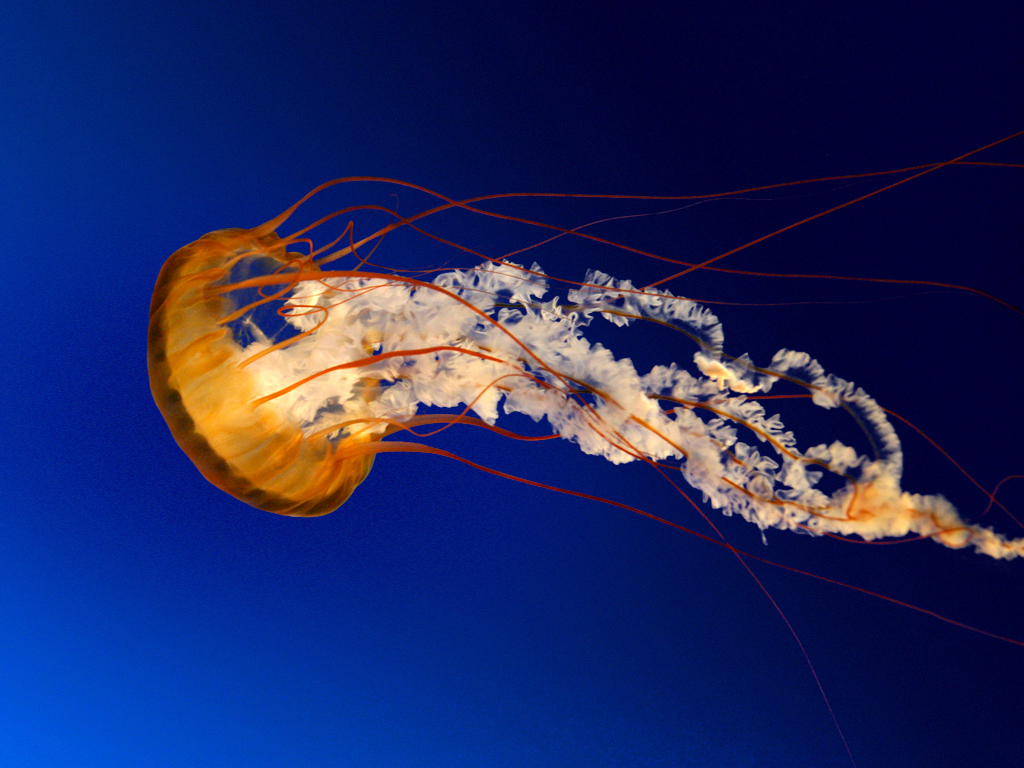
%> input picture Image Processing Project/Jellyfish.jpg, 1024 x 768 px
$ octave --eval "ImageEncryptAES;"   (GNU Octave 9; MATLAB toolbox functions it lacks are replaced by stand-ins)
%> lines starting %> are read from the running program, lines starting %| are printed output that depends on the picture
### Image Processing Project/hundungen.m
function e=hundungen(M,N,key0)
for(i=1:200)
key0=3.925*key0*(1-key0);
end
key1=3.925;
for(i=1:M)
    for(j=1:N)
       key0=key1*key0*(1-key0);
       a(i,j)=key0;
    end
end
key3=0.2;
key2=3.925;
for(i=1:M)
    for(j=1:N)
        key3=key2*key3*(1-key3);
        b(i,j)=key3;
    end
end
key4=0.3;
key2=3.925;
for(i=1:M)
    for(j=1:N)
        key4=key2*key4*(1-key4);
        c(i,j)=key4;
    end
end
t=0.4;
w0=0.2;
w1=0.5;
w2=0.3;
w=(1-t)^2*w0+2*t*(1-t)*w1+t^2*w2;
for(i=1:M)
   for(j=1:N)
        P(i,j)=(1-t)^2*a(i,j)*w0+2*t*(1-t)*b(i,j)*w1+t^2*c(i,j)*w2;
   %    d(i,j)=P(i,j)/w;
   d(i,j)=P(i,j);
    end
end
x=d;
e=round(x*255);
end

### Image Processing Project/ImageEncryptAES.m
% Program for Advance Encryption Standard enhancing security  using
% WaterDrop

function ImageEncryptAES
close all;
tic
 [i11,i12]=uigetfile('*.*');%XXXXXX Input Image XXXXXXXXXXX
%> the answer given: Jellyfish.jpg
 i12=strcat(i12,i11);
 im2=imread(i12);
%> im2 is the input picture: size 768x1024x3 uint8; mean R, G, B 31, 39.8, 97.4
%im2=imread('Jellyfish.jpg');
% im12=imread('1.jpg');
% initilize IWD parameter
tic;
N_IWD=5;
N_C=100;
a_v=1000;
b_v=0.1;
c_v=1;
a_s=1000;
b_s=0.01;
c_s=1;
InitSoil=1000;
InitVel=400;
epsilon_s=0.01;
epsilon_v=0.0001;
tt=epsilon_v;
rho=0.9;
T_B=10000;
radius=20;
% initilize AES para
im=imresize(im2,[InitVel InitVel]);
baseAES=toc;
im1=im(:,:,1);
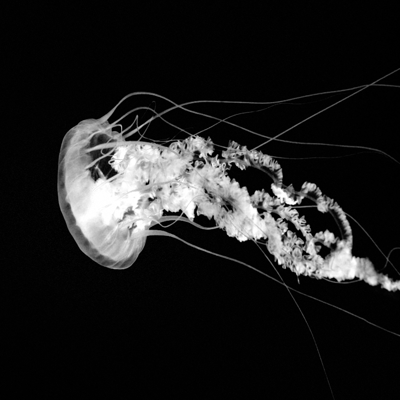
%> im1: size 400x400 uint8; min 0, max 255, mean 31
zkey=input('Select the key for Image Encryption for Advance_ES ') ;
%> the answer given: 1
z1key=zkey;

% [4 lines of commented-out code are left out]
figure;
imshow(im);
title('Input Image');
tic;
im2=double(im1);
%> im2: size 400x400 double
[M,N]=size(im2);
%> M = 400; N = 400
% for AES file Connection
e=hundungen(M,N,0.1);
%> after the loop in hundungen, `for(i=1:M)`:
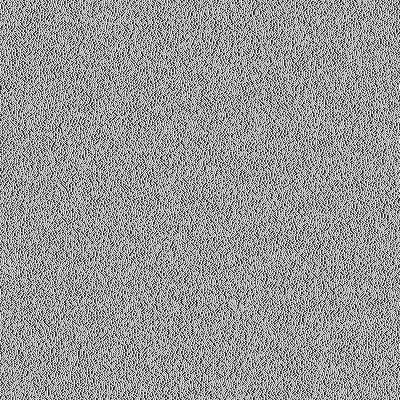
%> a: size 400x400 double; min 0.0722, max 0.981, mean 0.597
%> after the loop in hundungen, `for(i=1:M)`:
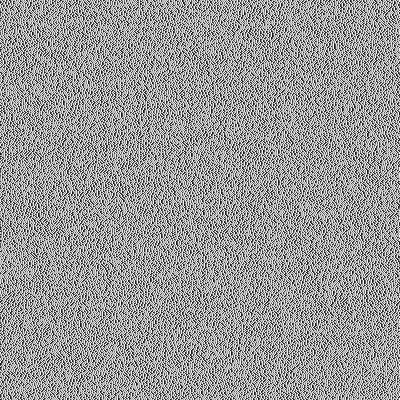
%> b: size 400x400 double; min 0.0722, max 0.981, mean 0.597; mean of the top-left, top-right, bottom-left and bottom-right quarters 0.597, 0.597, 0.597, 0.597
%> after the loop in hundungen, `for(i=1:M)`:
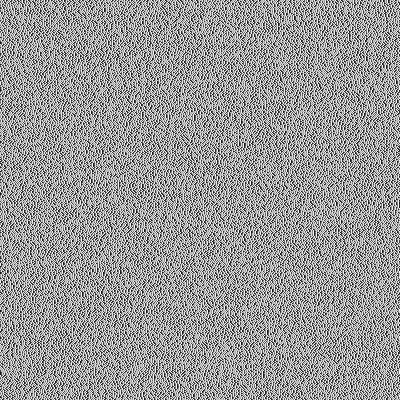
%> c: size 400x400 double; min 0.0722, max 0.981, mean 0.596
%> after the loop in hundungen, `for(i=1:M)`:
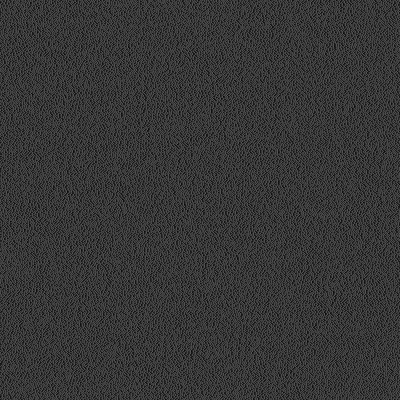
%> P: size 400x400 double; min 0.0263, max 0.353, mean 0.215
tic;
im3=mod(tt*im2+(1-tt)*e,256);
a1(:,:,1)=round(im3(:,:,1));a1(:,:,2)=im(:,:,2);a1(:,:,3)=im(:,:,3);

AESProposed=toc;

% set para for AES as with IWD
for i=1:InitVel
    for j=1:InitVel
        a1(i,j,1)=bitxor (a1(i,j,3),a1(i,j,1));
        a1(i,j,2)=bitxor (a1(i,j,1),a1(i,j,2));
        a1(i,j,3)=bitxor (a1(i,j,2),a1(i,j,3));

    end
end
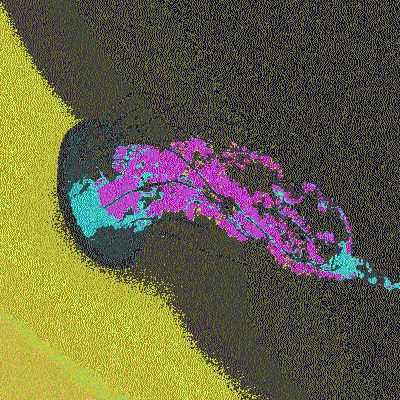
%> a1: size 400x400x3 double; mean R, G, B 101.2, 97.5, 68.9

for i=1:InitVel
    for j=1:InitVel
        a1(i,j,1)=bitxor (a1(i,j,3),a1(i,j,2));
        a1(i,j,2)=bitxor (a1(i,j,1),a1(i,j,3));
        a1(i,j,3)=bitxor (a1(i,j,2),a1(i,j,1));

    end
end
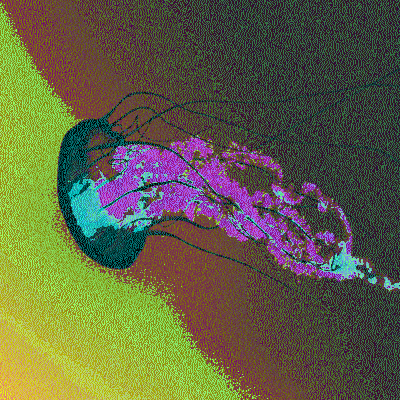
%> a1: size 400x400x3 double; mean R, G, B 97.5, 97.5, 68.9
base=toc;


for i=1 : N_C
    city_set(1,i)=i;
end

for i=1 : N_C
    for j=1 : N_C
        soil(i,j)=InitSoil;
    end
end

% [6 lines of commented-out code are left out]
for i=1 : N_C
    tmp_rand=2*pi*rand;
    c(i).x=radius*cos(tmp_rand);
    c(i).y=radius*sin(tmp_rand);
    z1(i)=c(i).x;
    z2(i)=c(i).y;
%     display(c(1,i).x^2+c(1,i).y^2);
end

%%
vel_IWD=cell(N_IWD,1);
for k=1 : N_IWD
    vel_IWD{k,1}(1,1)=InitVel;
end
v_c=cell(N_IWD,1);
for i=1 : N_IWD
    v_c{i,1}=floor(random('unif',1,N_C));
%     v_c{i,1}=mod(i,N_C);
end
probability_IWD=cell(N_IWD,1);
delta_soil=zeros(N_IWD,1);
% check probabilityfor all pixel in water drop
for nc=1 : N_C
    for k=1 : N_IWD
        tmp_sum=sum_f_soil(v_c{k,1}(1,length(v_c{k,1})),k,soil,v_c,city_set,epsilon_s);
        for m=1 : N_C
            if (~ismember(m,cell2mat(v_c(k,1))))
                probability_IWD{k,1}(v_c{k,1}(1,length(v_c{k,1})),m)=f_soil(v_c{k,1}(1,length(v_c{k,1})),m,k,soil,v_c,city_set,epsilon_s )/tmp_sum;
            end
        end
%         for m=1 : length(cell2mat(v_c(k,1)))
%             probability_IWD{k,1}(v_c{k,1}(1,length(v_c{k,1})),v_c{k,1}(1,m))=f_soil(v_c{k,1}(1,length(v_c{k,1})),v_c{k,1}(1,m),k,soil,v_c,city_set,epsilon_s )/tmp_sum;
%         end
    end
% total computational complexity for key length with IWD
    for k=1 : N_IWD
        display(k);
        [u v]=max(probability_IWD{k,1}(v_c{k,1}(1,length(v_c{k,1})),:));
        vel_IWD{k,1}(1,length(vel_IWD{k,1})+1)=vel_IWD{k,1}(1,length(vel_IWD{k,1}))+a_v/(b_v+c_v*soil(v_c{k,1}(1,length(v_c{k,1})),v));
        delta_soil(v_c{k,1}(1,length(v_c{k,1})),v)=a_s/(b_s+c_s*time(v_c{k,1}(1,length(v_c{k,1})),v,vel_IWD{k,1}(1,length(vel_IWD{k,1})),epsilon_v,c));
%         vel_IWD{k,1}(length(vel_IWD{k,1})+1,v)=vel_IWD{k,1}(length(vel_IWD{k,1}),v)+a_v/(b_v+c_v*soil(v_c{k,1}(1,length(v_c{k,1})),v));
%         delta_soil(v_c{k,1}(1,length(v_c{k,1})),v)=a_s/(b_s+c_s*time(v_c{k,1}(1,length(v_c{k,1})),v,vel_IWD{k,1}(length(vel_IWD{k,1}),v),epsilon_v,c));
        soil(v_c{k,1}(1,length(v_c{k,1})),v)=(1-rho)*soil(i,j)-rho*delta_soil(v_c{k,1}(1,length(v_c{k,1})),v);
        soil_IWD(k,1)=soil(k,1)+delta_soil(v_c{k,1}(1,length(v_c{k,1})),v);
        v_c{k,1}(1,length(v_c{k,1})+1)=v;
    end
    if (length(v_c{1,1})==N_C)
        break;
    end
end

%%
for k=1 : N_IWD
    Tour_IWD(k,1)=vector_distance(cell2mat(v_c(k,1)),z1,z2);
end

[u2 v2]=min(Tour_IWD);
soil(length(v_c{v2,1})-1,length(v_c{v2,1}))=(1-rho)*soil(length(v_c{v2,1})-1,length(v_c{v2,1}))+rho*2*soil_IWD(v2,1)/(N_C*(N_C-1));

if (T_B > u2)
    T_B=u2;
end

% [18 lines of commented-out code are left out]
figure;
%subplot(2,2,2);
plot(z1,z2,'r<');
hold on;
plot(z1(cell2mat(v_c(v2,1))),z2(cell2mat(v_c(v2,1))));
title('Encrypted form in moving finite intelligence water drop');
figure;
%subplot(2,2,3);
imshow(uint8(a1),[]);

title('Encrypted Image Result');
toc


clc;
% -----------------------------------------------------------------
tic;
if (z1key==input('Enter the key for Decryption '))
  tic
e=keygen(M,N,b_v);
im5=(im3-(1-tt)*e)/tt;
a1(:,:,1)=round(im5(:,:,1));a1(:,:,2)=im(:,:,2);a1(:,:,3)=im(:,:,3);
proposed=toc;
figure;
%subplot(2,2,4);
imshow(uint8(a1),[]);
title('Final Image');
figure;
%subplot(231)
imhist(uint8(im1));
title('Histogram of input image');
%subplot(232)
figure;
imhist(uint8(im3));
title('Histogram of Selectively finite intelligence Encrypted image');
%subplot(233)
figure;
imhist(uint8(im5));
title('Histogram of final Image');
%celldisp(v_c(v2,1));
%subplot(234)

figure

tco=[base  baseAES; proposed   AESProposed];
bar(tco);
legend('AES','IWD-AES');
title('Time Performance for(1st Encryption /2nd Decryption)');


figure
title('Trust Factor for finite computing');
t = 0:b_s:N_C;
x = radius*t;
y = -9.8*t.^2/2;
comet(x,y,0.1)

else
input('**************  Sorry,Wrong Key *******************! ');
end
toc
%> (the run ends here)
